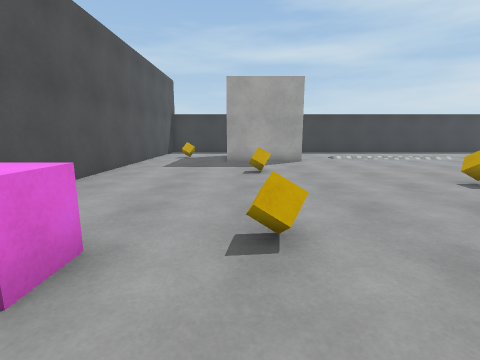
[1] (above)

18 first-person views from a walk through a scene from a Unity 3-D project. The camera is 1.3 m above the floor, tilts 10° down and sees 85° across. The floor is counted in squares, 1 m on a side. Each view is taken from the middle of a square. On the plan, view 1 faces up. The plan holds only what a view shows up to about 13 squares ahead; the rest is blank. The player character is not drawn. Surface patterns are stand-ins for the level's own textures.

[2]
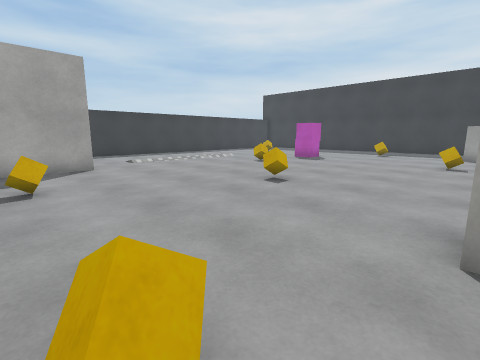

[3]
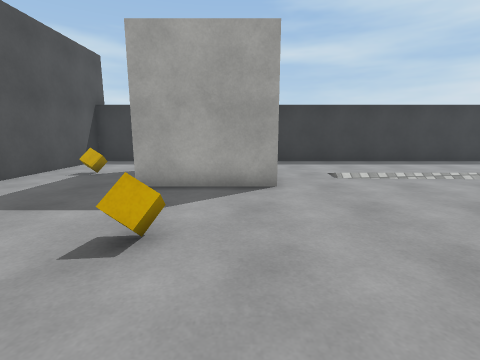

[4]
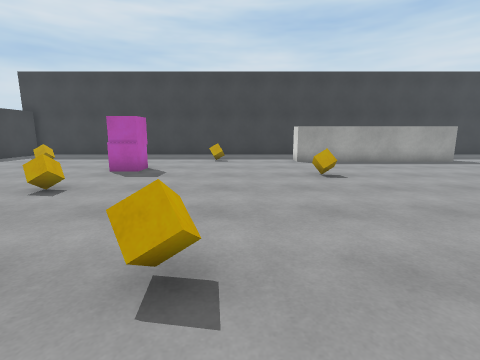

[5]
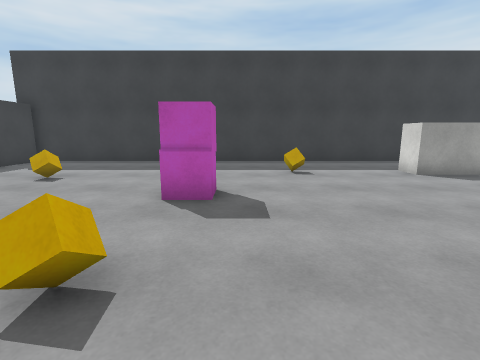

[6]
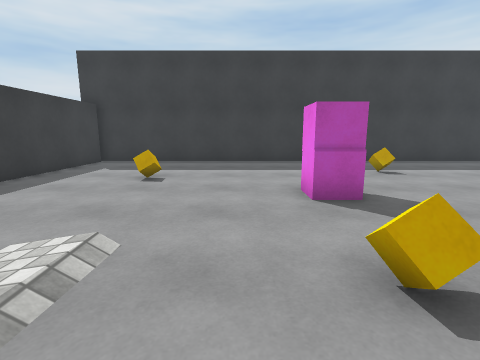

[7]
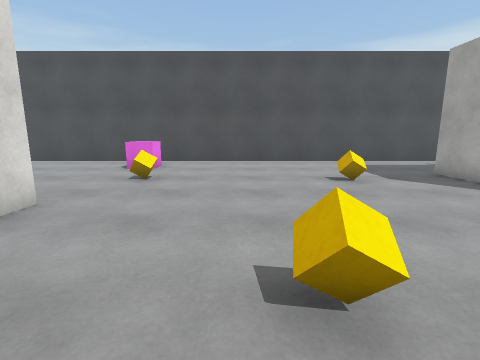

[8]
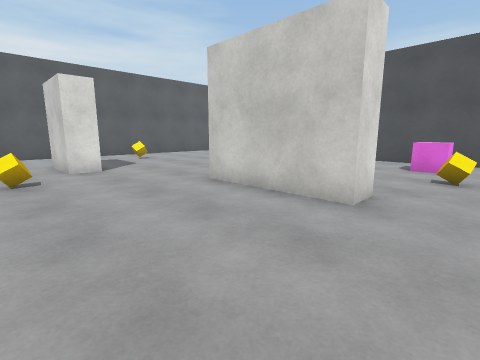

[9]
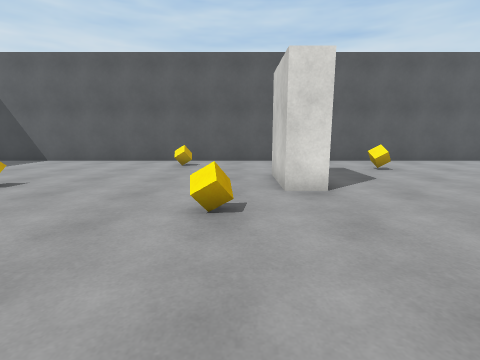

[10]
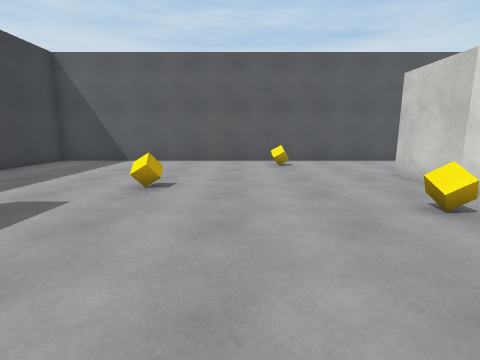

[11]
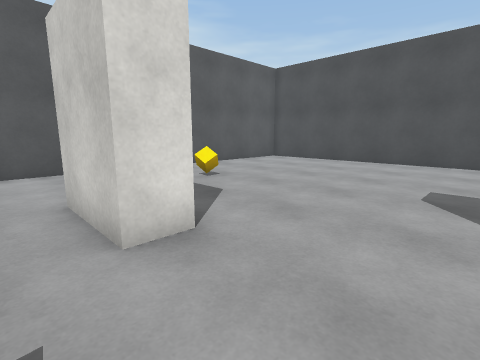

[12]
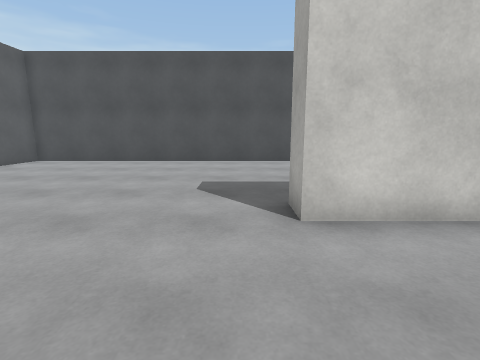

[13]
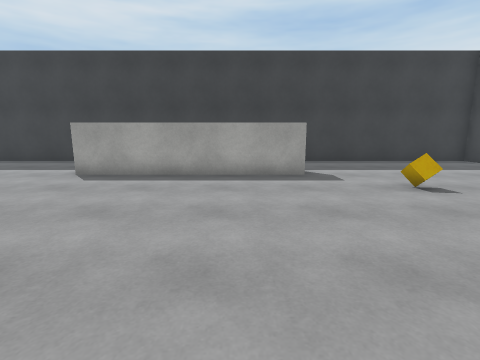

[14]
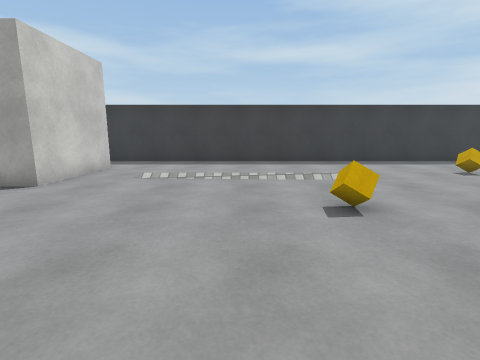

[15]
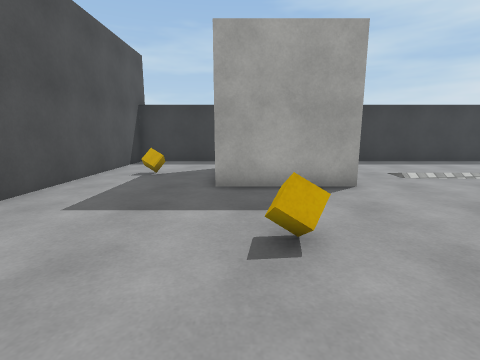

[16]
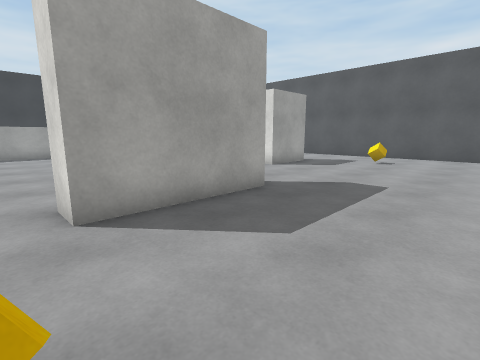

[17]
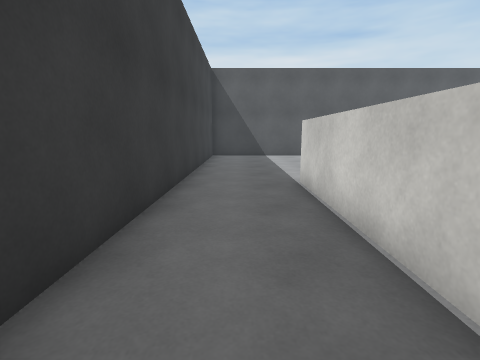

[18]
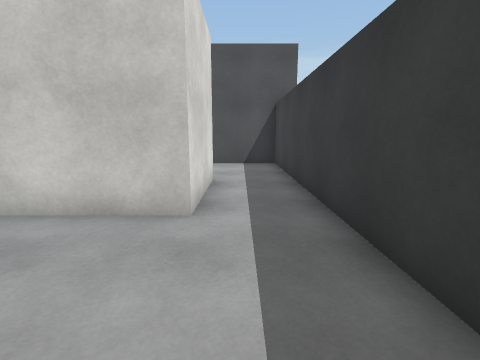

### Floor plan
Points are (right, up) in squares from view 1. A wall is a line through its corners. A room is listed if a view was taken in it or the views show most of it. See-through windows are left out.
Room 1 (views 1, 2, 3, 4, 5, 6, 7, 8, 9, 10, 11, 12, 13, 14, 15, 16, 17, 18)
walls: (4.2, 2.2) (4.2, -2.1) (3.2, -2.1) (3.2, 2.2) (4.2, 2.2); (17.4, 1.4) (17.4, -4.1); (16.4, -4.1) (16.4, 3.3) (17.4, 3.3); (6, -8.5) (6, -5.9) (7, -5.9) (7, -8.5); (-0.6, 16.2) (2.9, 16.2) (2.9, 12.4) (-0.6, 12.4); (20.4, 18.6) (-4.7, 18.6) (-4.7, -12.8) (20.6, -12.8) (20.6, 18.9)
objects: other object (-3, 2) to (-2, 3); cube (-3, 15); cube (0, 3); cube (1, 9); cube (3, -10); cube (6, 7); cube (8, -4); cube (10, -11); cube (10, 11); cube (12, 3); other object (13, 10) to (14, 10); cube (14, -6); cube (16, 15); cube (17, 7)

Where each view was taken, in squares from view 1:
view 1: 0 up, 0 right, facing up
view 2: 2 up, 0 right, facing up-right
view 3: 6 up, 2 right, facing up
view 4: 6 up, 4 right, facing right
view 5: 9 up, 8 right, facing right
view 6: 12 up, 8 right, facing right
view 7: 6 up, 8 right, facing left
view 8: 4 up, 9 right, facing down-left
view 9: 0 up, 8 right, facing down
view 10: 0 up, 12 right, facing down
view 11: 3 down, 8 right, facing down-left
view 12: 3 down, 8 right, facing left
view 13: 2 down, 8 right, facing right
view 14: 6 up, 8 right, facing up
view 15: 6 up, 0 right, facing up
view 16: 3 up, 1 left, facing down-right
view 17: 3 up, 19 right, facing down
view 18: 17 up, 7 right, facing left
